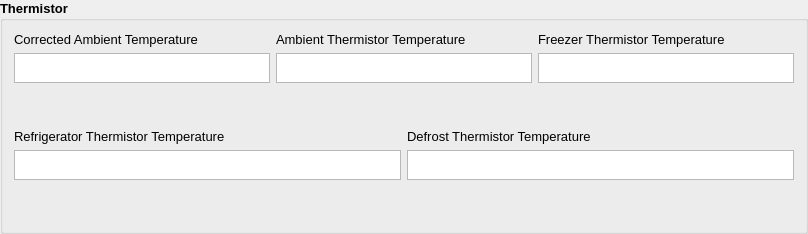
       <widget class="QGroupBox" name="groupBox_4">
        <property name="font">
         <font>
          <pointsize>10</pointsize>
          <weight>75</weight>
          <bold>true</bold>
         </font>
        </property>
        <property name="title">
         <string>Thermistor</string>
        </property>
        <layout class="QGridLayout" name="gridLayout_3">
         <item row="1" column="0">
          <layout class="QVBoxLayout" name="verticalLayout_41">
           <item>
            <layout class="QHBoxLayout" name="horizontalLayout_24">
             <item>
              <layout class="QVBoxLayout" name="verticalLayout_36">
               <item>
                <widget class="QLabel" name="lCorrectedAmbientTemp">
                 <property name="font">
                  <font>
                   <pointsize>10</pointsize>
                   <weight>50</weight>
                   <bold>false</bold>
                  </font>
                 </property>
                 <property name="text">
                  <string>Corrected Ambient Temperature</string>
                 </property>
                </widget>
               </item>
               <item>
                <widget class="QTextEdit" name="eCorrectedAmbientTemp">
                 <property name="minimumSize">
                  <size>
                   <width>0</width>
                   <height>26</height>
                  </size>
                 </property>
                 <property name="maximumSize">
                  <size>
                   <width>16777215</width>
                   <height>30</height>
                  </size>
                 </property>
                 <property name="font">
                  <font>
                   <pointsize>8</pointsize>
                   <weight>50</weight>
                   <bold>false</bold>
                  </font>
                 </property>
                 <property name="readOnly">
                  <bool>true</bool>
                 </property>
                </widget>
               </item>
               <item>
                <spacer name="verticalSpacer_31">
                 <property name="orientation">
                  <enum>Qt::Vertical</enum>
                 </property>
                 <property name="sizeHint" stdset="0">
                  <size>
                   <width>20</width>
                   <height>40</height>
                  </size>
                 </property>
                </spacer>
               </item>
              </layout>
             </item>
             <item>
              <layout class="QVBoxLayout" name="verticalLayout_35">
               <item>
                <widget class="QLabel" name="lAmbientThermistorTemp">
                 <property name="font">
                  <font>
                   <pointsize>10</pointsize>
                   <weight>50</weight>
                   <bold>false</bold>
                  </font>
                 </property>
                 <property name="text">
                  <string>Ambient Thermistor Temperature</string>
                 </property>
                </widget>
               </item>
               <item>
                <widget class="QTextEdit" name="eAmbientThermistorTemp">
                 <property name="minimumSize">
                  <size>
                   <width>0</width>
                   <height>26</height>
                  </size>
                 </property>
                 <property name="maximumSize">
                  <size>
                   <width>16777215</width>
                   <height>30</height>
                  </size>
                 </property>
                 <property name="font">
                  <font>
                   <pointsize>8</pointsize>
                   <weight>50</weight>
                   <bold>false</bold>
                  </font>
                 </property>
                 <property name="readOnly">
                  <bool>true</bool>
                 </property>
                </widget>
               </item>
               <item>
                <spacer name="verticalSpacer_32">
                 <property name="orientation">
                  <enum>Qt::Vertical</enum>
                 </property>
                 <property name="sizeHint" stdset="0">
                  <size>
                   <width>20</width>
                   <height>40</height>
                  </size>
                 </property>
                </spacer>
               </item>
              </layout>
             </item>
             <item>
              <layout class="QVBoxLayout" name="verticalLayout_34">
               <item>
                <widget class="QLabel" name="lFreezerThermistorTemp">
                 <property name="font">
                  <font>
                   <pointsize>10</pointsize>
                   <weight>50</weight>
                   <bold>false</bold>
                  </font>
                 </property>
                 <property name="text">
                  <string>Freezer Thermistor Temperature</string>
                 </property>
                </widget>
               </item>
               <item>
                <widget class="QTextEdit" name="eFreezerThermistorTemp">
                 <property name="minimumSize">
                  <size>
                   <width>0</width>
                   <height>26</height>
                  </size>
                 </property>
                 <property name="maximumSize">
                  <size>
                   <width>16777215</width>
                   <height>30</height>
                  </size>
                 </property>
                 <property name="font">
                  <font>
                   <pointsize>8</pointsize>
                   <weight>50</weight>
                   <bold>false</bold>
                  </font>
                 </property>
                 <property name="readOnly">
                  <bool>true</bool>
                 </property>
                </widget>
               </item>
               <item>
                <spacer name="verticalSpacer_33">
                 <property name="orientation">
                  <enum>Qt::Vertical</enum>
                 </property>
                 <property name="sizeHint" stdset="0">
                  <size>
                   <width>20</width>
                   <height>40</height>
                  </size>
                 </property>
                </spacer>
               </item>
              </layout>
             </item>
            </layout>
           </item>
           <item>
            <layout class="QHBoxLayout" name="horizontalLayout_21">
             <item>
              <layout class="QVBoxLayout" name="verticalLayout_49">
               <item>
                <widget class="QLabel" name="lRefThermistorTemp">
                 <property name="font">
                  <font>
                   <pointsize>10</pointsize>
                   <weight>50</weight>
                   <bold>false</bold>
                  </font>
                 </property>
                 <property name="text">
                  <string>Refrigerator Thermistor Temperature</string>
                 </property>
                </widget>
               </item>
               <item>
                <widget class="QTextEdit" name="eRefThermistorTemp">
                 <property name="minimumSize">
                  <size>
                   <width>0</width>
                   <height>26</height>
                  </size>
                 </property>
                 <property name="maximumSize">
                  <size>
                   <width>16777215</width>
                   <height>30</height>
                  </size>
                 </property>
                 <property name="font">
                  <font>
                   <pointsize>8</pointsize>
                   <weight>50</weight>
                   <bold>false</bold>
                  </font>
                 </property>
                 <property name="readOnly">
                  <bool>true</bool>
                 </property>
                </widget>
               </item>
               <item>
                <spacer name="verticalSpacer_46">
                 <property name="orientation">
                  <enum>Qt::Vertical</enum>
                 </property>
                 <property name="sizeHint" stdset="0">
                  <size>
                   <width>20</width>
                   <height>40</height>
                  </size>
                 </property>
                </spacer>
               </item>
              </layout>
             </item>
             <item>
              <layout class="QVBoxLayout" name="verticalLayout_50">
               <item>
                <widget class="QLabel" name="lDefrostThermistorTemp">
                 <property name="font">
                  <font>
                   <pointsize>10</pointsize>
                   <weight>50</weight>
                   <bold>false</bold>
                  </font>
                 </property>
                 <property name="text">
                  <string>Defrost Thermistor Temperature</string>
                 </property>
                </widget>
               </item>
               <item>
                <widget class="QTextEdit" name="eDefrostThermistorTemp">
                 <property name="minimumSize">
                  <size>
                   <width>0</width>
                   <height>26</height>
                  </size>
                 </property>
                 <property name="maximumSize">
                  <size>
                   <width>16777215</width>
                   <height>30</height>
                  </size>
                 </property>
                 <property name="font">
                  <font>
                   <pointsize>8</pointsize>
                   <weight>50</weight>
                   <bold>false</bold>
                  </font>
                 </property>
                 <property name="readOnly">
                  <bool>true</bool>
                 </property>
                </widget>
               </item>
               <item>
                <spacer name="verticalSpacer_47">
                 <property name="orientation">
                  <enum>Qt::Vertical</enum>
                 </property>
                 <property name="sizeHint" stdset="0">
                  <size>
                   <width>20</width>
                   <height>40</height>
                  </size>
                 </property>
                </spacer>
               </item>
              </layout>
             </item>
            </layout>
           </item>
          </layout>
         </item>
        </layout>
       </widget>
